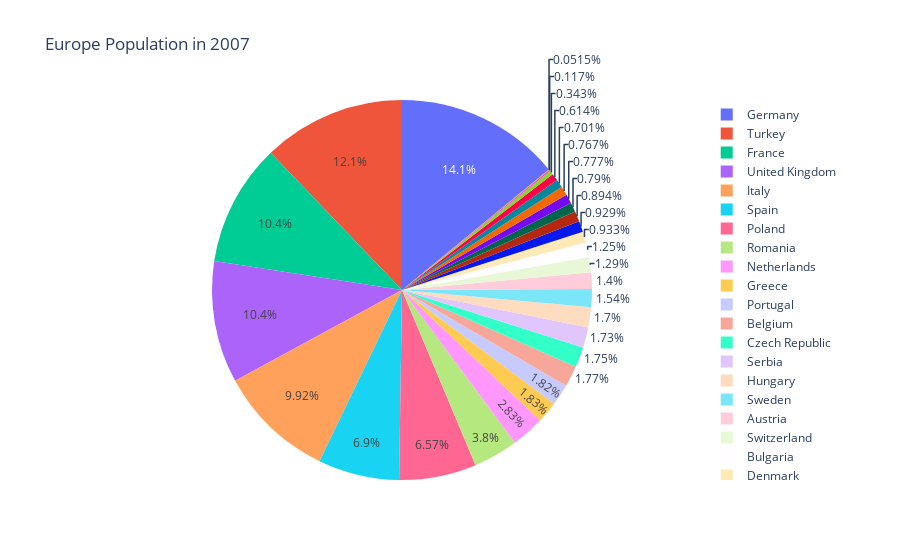

Source (notebook cell):
### Markdown cell above
px

### Code cell
px.pie(
    df.query('year==2007 and continent=="Europe"'),
    values='pop',
    names='country',
    title='Europe Population in 2007'
)

### Figure 1 — Plotly figure (JSON) as saved in the notebook; plotly's stock layout.template omitted (floating-point values rounded to 4 significant figures)
{"data": [{"domain": {"x": [0, 1], "y": [0, 1]}, "hovertemplate": "country=%{label}<br>pop=%{value}<extra></extra>", "labels": ["Albania", "Austria", "Belgium", "Bosnia and Herzegovina", "Bulgaria", "Croatia", "Czech Republic", "Denmark", "Finland", "France", "Germany", "Greece", "Hungary", "Iceland", "Ireland", "Italy", "Montenegro", "Netherlands", "Norway", "Poland", "Portugal", "Romania", "Serbia", "Slovak Republic", "Slovenia", "Spain", "Sweden", "Switzerland", "Turkey", "United Kingdom"], "legendgroup": "", "name": "", "showlegend": true, "type": "pie", "values": [3600523, 8199783, 10392226, 4552198, 7322858, 4493312, 10228744, 5468120, 5238460, 61083916, 82400996, 10706290, 9956108, 301931, 4109086, 58147733, 684736, 16570613, 4627926, 38518241, 10642836, 22276056, 10150265, 5447502, 2009245, 40448191, 9031088, 7554661, 71158647, 60776238]}], "layout": {"legend": {"tracegroupgap": 0}, "title": {"text": "Europe Population in 2007"}}}
